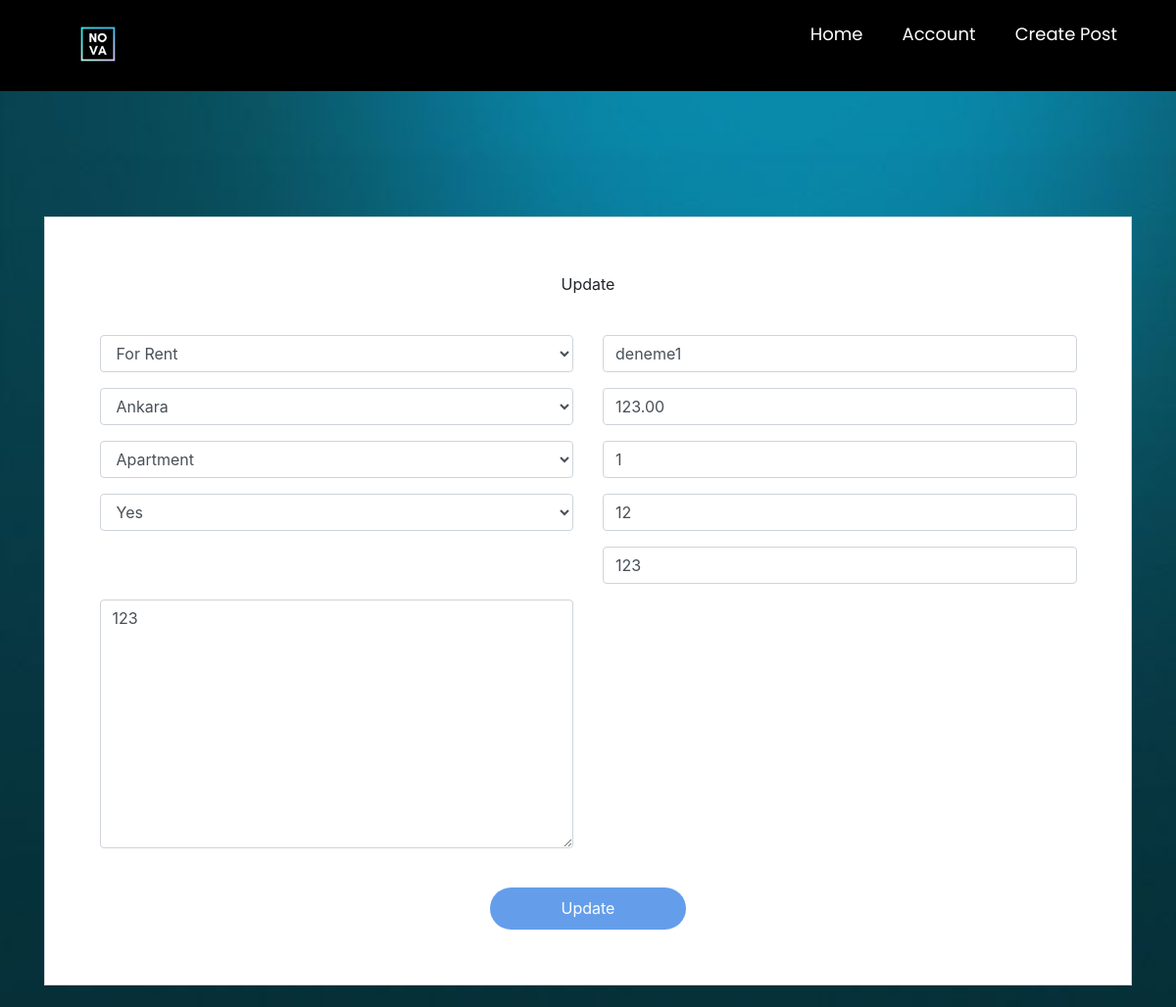
/editpost/12 (signed in), run on an earlier commit of the app's database.
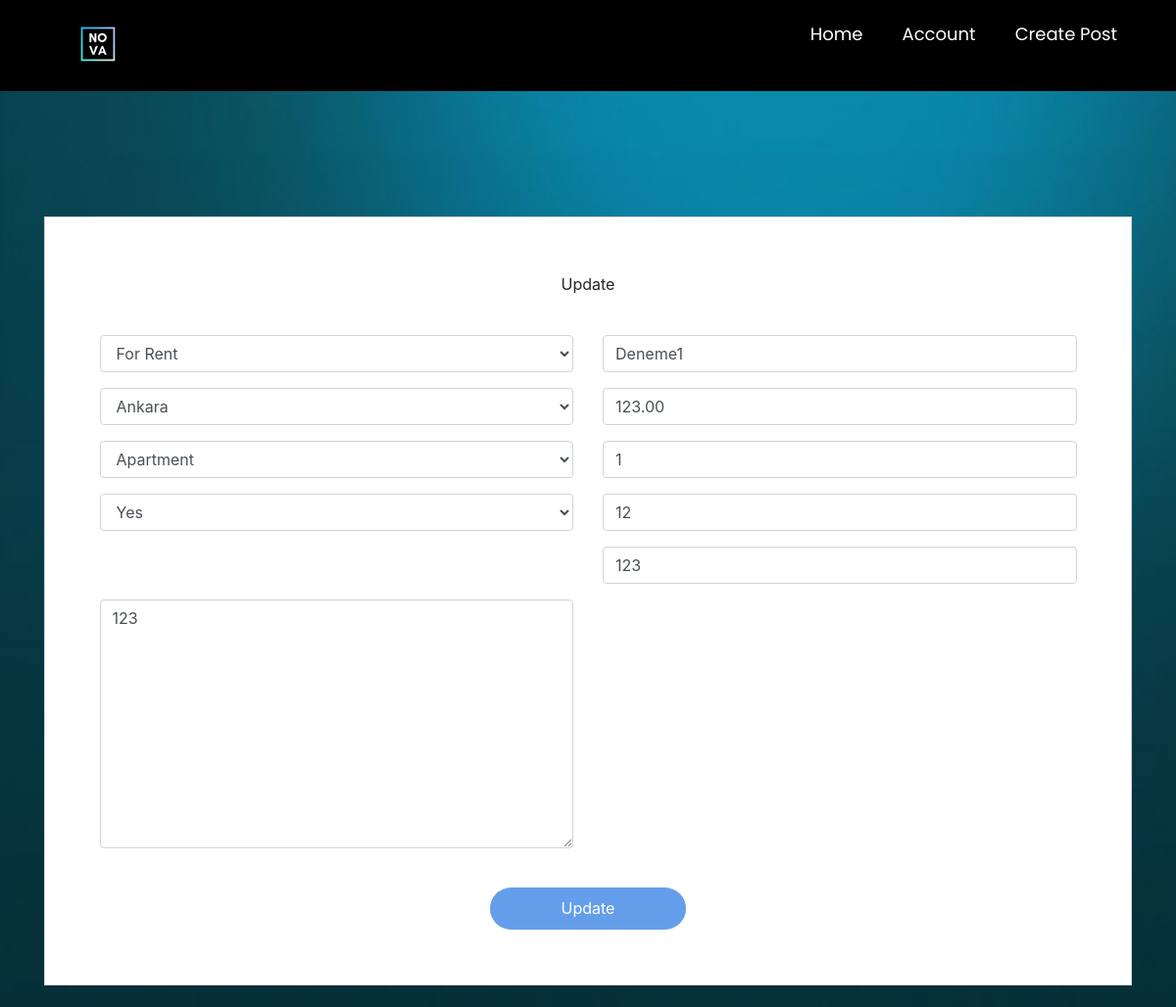
And on a later commit of the database.
### main/models.py (models this page shows, shortened)
class Post(models.Model):
    ouruser = models.ForeignKey(ourUser, null=True, on_delete=models.CASCADE)
    post_title = models.CharField(max_length=255,null=True)
    post_description = models.TextField()
    price = models.DecimalField(decimal_places=2 , max_digits=12)
    location = models.CharField(max_length=255,null=True,choices=city)
    postType = models.CharField(choices=RorS , max_length=50, null=True , default='For Sale')
    floor = models.DecimalField(decimal_places=0 , max_digits=3 ,null=True)
    building_age = models.DecimalField(decimal_places=0, max_digits=2 , null=True)
    area = models.DecimalField(decimal_places=0,max_digits=4 ,null=True)
    isFurniture = models.CharField(choices=Furniture ,null=True,max_length=50,default="No")
    building_type = models.CharField(choices=b_types ,null=True ,max_length=50)

### main/views.py (the view)
# urls.py: path('editpost/<int:pk>',views.editpost, name="editpost" ),
@login_required
def editpost(request,pk):
    fuser = Post.objects.get(id=pk)
    p_form = CreatePost(instance=fuser)
    mydict  =  { 'fuser':fuser,'p_form':p_form }
    if request.method == 'POST':
        p_form = CreatePost(request.POST,instance=fuser)
        if p_form.is_valid():
            post=p_form.save()
            fuser.save()
            return redirect('listaddedposts')
    return render(request, 'main/editpost.html',context = mydict)

### main/forms.py
class CreatePost(ModelForm):
    class Meta:
        model = Post
        fields = ['postType' , 'isFurniture' , 'building_type' , 'location' , 'post_title' ,'price' , 'building_age','floor','post_description','area' ]

### main/templates/main/editpost.html (shortened to what this page needs)
{% extends 'main/mainpage.html' %}
{% load widget_tweaks %}
{% block content %}
<head>
  <link href="//maxcdn.bootstrapcdn.com/bootstrap/4.1.1/css/bootstrap.min.css" rel="stylesheet" id="bootstrap-css">
</head>
<br><br>
<body class="body1">
<form method="post" enctype="multipart/form-data">
  <div class="container register-form">
    <div class="form">
      <div class="note">
      </div>
      <div class="form-content">
          <center>
                      <p>Update</p>
          </center>
          <br>
        <div class="row">
          <div class="col-md-6">
            <div class="form-group">
              {% render_field p_form.postType class="form-control" placeholder="Post Type" %}
            </div>
            <div class="form-group">
              {% render_field p_form.location class="form-control" placeholder="Location" %}
            </div>
            <div class="form-group">
              {% render_field p_form.building_type class="form-control" placeholder="Type" %}
            </div>
            <div class="form-group">
              {% render_field p_form.isFurniture class="form-control" placeholder="Furniture" %}
            </div>
          </div>
          <div class="col-md-6">
            <div class="form-group">
              {% render_field p_form.post_title class="form-control" placeholder="Post Title" %}
            </div>
            <div class="form-group">
              {% render_field p_form.price class="form-control" placeholder="Price" %}
            </div>
            <div class="form-group">
              {% render_field p_form.building_age class="form-control" placeholder="Age" %}
            </div>
            <div class="form-group">
              {% render_field p_form.floor class="form-control" placeholder="Floor" %}
            </div>
               <div class="form-group">
              {% render_field p_form.area class="form-control" placeholder="Area" %}
            </div>
          </div>
            <div class="col-md-6">
            <div class="form-group">
              {% render_field p_form.post_description class="form-control" placeholder="Description" %}
            </div>
          </div>
        </div>
          <br>
          <center>
        <button type="submit" class="btnSubmit" style="background: #649eeb; color:white; border-color: #649eeb">Update</button>
      </center>
      </div>
    </div>
  </div>
</form>
</body>
{% endblock content %}

What changed in the data, as far as the page shows it:
changed Post "For Rent": post_title "deneme1" → "Deneme1"
